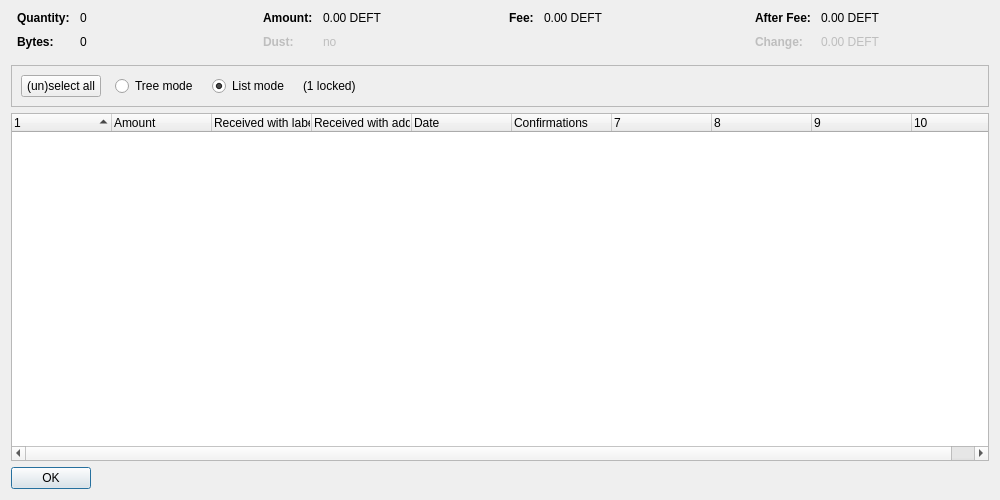
<?xml version="1.0" encoding="UTF-8"?>
<ui version="4.0">
 <class>CoinControlDialog</class>
 <widget class="QDialog" name="CoinControlDialog">
  <property name="geometry">
   <rect>
    <x>0</x>
    <y>0</y>
    <width>1000</width>
    <height>500</height>
   </rect>
  </property>
  <property name="windowTitle">
   <string>Coin Selection</string>
  </property>
  <layout class="QVBoxLayout" name="verticalLayout">
   <item>
    <layout class="QHBoxLayout" name="horizontalLayoutTop" stretch="0,0,0,0">
     <property name="topMargin">
      <number>0</number>
     </property>
     <property name="bottomMargin">
      <number>10</number>
     </property>
     <item>
      <layout class="QFormLayout" name="formLayoutCoinControl1">
       <property name="horizontalSpacing">
        <number>10</number>
       </property>
       <property name="verticalSpacing">
        <number>10</number>
       </property>
       <property name="leftMargin">
        <number>6</number>
       </property>
       <property name="rightMargin">
        <number>6</number>
       </property>
       <item row="0" column="0">
        <widget class="QLabel" name="labelCoinControlQuantityText">
         <property name="font">
          <font>
           <weight>75</weight>
           <bold>true</bold>
          </font>
         </property>
         <property name="text">
          <string>Quantity:</string>
         </property>
        </widget>
       </item>
       <item row="0" column="1">
        <widget class="QLabel" name="labelCoinControlQuantity">
         <property name="cursor">
          <cursorShape>IBeamCursor</cursorShape>
         </property>
         <property name="contextMenuPolicy">
          <enum>Qt::ActionsContextMenu</enum>
         </property>
         <property name="text">
          <string notr="true">0</string>
         </property>
         <property name="textInteractionFlags">
          <set>Qt::LinksAccessibleByMouse|Qt::TextSelectableByKeyboard|Qt::TextSelectableByMouse</set>
         </property>
        </widget>
       </item>
       <item row="1" column="0">
        <widget class="QLabel" name="labelCoinControlBytesText">
         <property name="font">
          <font>
           <weight>75</weight>
           <bold>true</bold>
          </font>
         </property>
         <property name="text">
          <string>Bytes:</string>
         </property>
        </widget>
       </item>
       <item row="1" column="1">
        <widget class="QLabel" name="labelCoinControlBytes">
         <property name="cursor">
          <cursorShape>IBeamCursor</cursorShape>
         </property>
         <property name="contextMenuPolicy">
          <enum>Qt::ActionsContextMenu</enum>
         </property>
         <property name="text">
          <string notr="true">0</string>
         </property>
         <property name="textInteractionFlags">
          <set>Qt::LinksAccessibleByMouse|Qt::TextSelectableByKeyboard|Qt::TextSelectableByMouse</set>
         </property>
        </widget>
       </item>
      </layout>
     </item>
     <item>
      <layout class="QFormLayout" name="formLayoutCoinControl2">
       <property name="horizontalSpacing">
        <number>10</number>
       </property>
       <property name="verticalSpacing">
        <number>10</number>
       </property>
       <property name="leftMargin">
        <number>6</number>
       </property>
       <property name="rightMargin">
        <number>6</number>
       </property>
       <item row="0" column="0">
        <widget class="QLabel" name="labelCoinControlAmountText">
         <property name="font">
          <font>
           <weight>75</weight>
           <bold>true</bold>
          </font>
         </property>
         <property name="text">
          <string>Amount:</string>
         </property>
        </widget>
       </item>
       <item row="0" column="1">
        <widget class="QLabel" name="labelCoinControlAmount">
         <property name="cursor">
          <cursorShape>IBeamCursor</cursorShape>
         </property>
         <property name="contextMenuPolicy">
          <enum>Qt::ActionsContextMenu</enum>
         </property>
         <property name="text">
          <string notr="true">0.00 DEFT</string>
         </property>
         <property name="textInteractionFlags">
          <set>Qt::LinksAccessibleByMouse|Qt::TextSelectableByKeyboard|Qt::TextSelectableByMouse</set>
         </property>
        </widget>
       </item>
       <item row="1" column="0">
        <widget class="QLabel" name="labelCoinControlLowOutputText">
         <property name="enabled">
          <bool>false</bool>
         </property>
         <property name="font">
          <font>
           <weight>75</weight>
           <bold>true</bold>
          </font>
         </property>
         <property name="text">
          <string>Dust:</string>
         </property>
        </widget>
       </item>
       <item row="1" column="1">
        <widget class="QLabel" name="labelCoinControlLowOutput">
         <property name="enabled">
          <bool>false</bool>
         </property>
         <property name="cursor">
          <cursorShape>IBeamCursor</cursorShape>
         </property>
         <property name="contextMenuPolicy">
          <enum>Qt::ActionsContextMenu</enum>
         </property>
         <property name="text">
          <string notr="true">no</string>
         </property>
         <property name="textInteractionFlags">
          <set>Qt::LinksAccessibleByMouse|Qt::TextSelectableByKeyboard|Qt::TextSelectableByMouse</set>
         </property>
        </widget>
       </item>
      </layout>
     </item>
     <item>
      <layout class="QFormLayout" name="formLayoutCoinControl3">
       <property name="horizontalSpacing">
        <number>10</number>
       </property>
       <property name="verticalSpacing">
        <number>10</number>
       </property>
       <property name="leftMargin">
        <number>6</number>
       </property>
       <property name="rightMargin">
        <number>6</number>
       </property>
       <item row="0" column="0">
        <widget class="QLabel" name="labelCoinControlFeeText">
         <property name="font">
          <font>
           <weight>75</weight>
           <bold>true</bold>
          </font>
         </property>
         <property name="text">
          <string>Fee:</string>
         </property>
        </widget>
       </item>
       <item row="0" column="1">
        <widget class="QLabel" name="labelCoinControlFee">
         <property name="cursor">
          <cursorShape>IBeamCursor</cursorShape>
         </property>
         <property name="contextMenuPolicy">
          <enum>Qt::ActionsContextMenu</enum>
         </property>
         <property name="text">
          <string notr="true">0.00 DEFT</string>
         </property>
         <property name="textInteractionFlags">
          <set>Qt::LinksAccessibleByMouse|Qt::TextSelectableByKeyboard|Qt::TextSelectableByMouse</set>
         </property>
        </widget>
       </item>
      </layout>
     </item>
     <item>
      <layout class="QFormLayout" name="formLayoutCoinControl4">
       <property name="horizontalSpacing">
        <number>10</number>
       </property>
       <property name="verticalSpacing">
        <number>10</number>
       </property>
       <property name="leftMargin">
        <number>6</number>
       </property>
       <property name="rightMargin">
        <number>6</number>
       </property>
       <item row="0" column="0">
        <widget class="QLabel" name="labelCoinControlAfterFeeText">
         <property name="font">
          <font>
           <weight>75</weight>
           <bold>true</bold>
          </font>
         </property>
         <property name="text">
          <string>After Fee:</string>
         </property>
        </widget>
       </item>
       <item row="0" column="1">
        <widget class="QLabel" name="labelCoinControlAfterFee">
         <property name="cursor">
          <cursorShape>IBeamCursor</cursorShape>
         </property>
         <property name="contextMenuPolicy">
          <enum>Qt::ActionsContextMenu</enum>
         </property>
         <property name="text">
          <string notr="true">0.00 DEFT</string>
         </property>
         <property name="textInteractionFlags">
          <set>Qt::LinksAccessibleByMouse|Qt::TextSelectableByKeyboard|Qt::TextSelectableByMouse</set>
         </property>
        </widget>
       </item>
       <item row="1" column="0">
        <widget class="QLabel" name="labelCoinControlChangeText">
         <property name="enabled">
          <bool>false</bool>
         </property>
         <property name="font">
          <font>
           <weight>75</weight>
           <bold>true</bold>
          </font>
         </property>
         <property name="text">
          <string>Change:</string>
         </property>
        </widget>
       </item>
       <item row="1" column="1">
        <widget class="QLabel" name="labelCoinControlChange">
         <property name="enabled">
          <bool>false</bool>
         </property>
         <property name="cursor">
          <cursorShape>IBeamCursor</cursorShape>
         </property>
         <property name="contextMenuPolicy">
          <enum>Qt::ActionsContextMenu</enum>
         </property>
         <property name="text">
          <string notr="true">0.00 DEFT</string>
         </property>
         <property name="textInteractionFlags">
          <set>Qt::LinksAccessibleByMouse|Qt::TextSelectableByKeyboard|Qt::TextSelectableByMouse</set>
         </property>
        </widget>
       </item>
      </layout>
     </item>
    </layout>
   </item>
   <item>
    <widget class="QFrame" name="frame">
     <property name="minimumSize">
      <size>
       <width>0</width>
       <height>40</height>
      </size>
     </property>
     <property name="frameShape">
      <enum>QFrame::StyledPanel</enum>
     </property>
     <property name="frameShadow">
      <enum>QFrame::Sunken</enum>
     </property>
     <layout class="QHBoxLayout" name="horizontalLayout">
      <item>
       <layout class="QHBoxLayout" name="horizontalLayoutPanel" stretch="0,0,0,0,0">
        <property name="spacing">
         <number>14</number>
        </property>
        <item>
         <widget class="QPushButton" name="pushButtonSelectAll">
          <property name="sizePolicy">
           <sizepolicy hsizetype="Maximum" vsizetype="Fixed">
            <horstretch>0</horstretch>
            <verstretch>0</verstretch>
           </sizepolicy>
          </property>
          <property name="text">
           <string>(un)select all</string>
          </property>
          <property name="autoDefault">
           <bool>false</bool>
          </property>
         </widget>
        </item>
        <item>
         <widget class="QRadioButton" name="radioTreeMode">
          <property name="sizePolicy">
           <sizepolicy hsizetype="Maximum" vsizetype="Fixed">
            <horstretch>0</horstretch>
            <verstretch>0</verstretch>
           </sizepolicy>
          </property>
          <property name="text">
           <string>Tree mode</string>
          </property>
         </widget>
        </item>
        <item>
         <widget class="QRadioButton" name="radioListMode">
          <property name="sizePolicy">
           <sizepolicy hsizetype="Maximum" vsizetype="Fixed">
            <horstretch>0</horstretch>
            <verstretch>0</verstretch>
           </sizepolicy>
          </property>
          <property name="text">
           <string>List mode</string>
          </property>
          <property name="checked">
           <bool>true</bool>
          </property>
         </widget>
        </item>
        <item>
         <widget class="QLabel" name="labelLocked">
          <property name="text">
           <string notr="true">(1 locked)</string>
          </property>
         </widget>
        </item>
        <item>
         <spacer name="horizontalSpacer">
          <property name="orientation">
           <enum>Qt::Horizontal</enum>
          </property>
          <property name="sizeHint" stdset="0">
           <size>
            <width>40</width>
            <height>20</height>
           </size>
          </property>
         </spacer>
        </item>
       </layout>
      </item>
     </layout>
    </widget>
   </item>
   <item>
    <widget class="CoinControlTreeWidget" name="treeWidget">
     <property name="contextMenuPolicy">
      <enum>Qt::CustomContextMenu</enum>
     </property>
     <property name="sortingEnabled">
      <bool>false</bool>
     </property>
     <property name="columnCount">
      <number>10</number>
     </property>
     <attribute name="headerShowSortIndicator" stdset="0">
      <bool>true</bool>
     </attribute>
     <attribute name="headerStretchLastSection">
      <bool>false</bool>
     </attribute>
     <column>
      <property name="text">
       <string/>
      </property>
     </column>
     <column>
      <property name="text">
       <string>Amount</string>
      </property>
     </column>
     <column>
      <property name="text">
       <string>Received with label</string>
      </property>
     </column>
     <column>
      <property name="text">
       <string>Received with address</string>
      </property>
     </column>
     <column>
      <property name="text">
       <string>Date</string>
      </property>
     </column>
     <column>
      <property name="text">
       <string>Confirmations</string>
      </property>
      <property name="toolTip">
       <string>Confirmed</string>
      </property>
     </column>
     <column>
      <property name="text">
       <string/>
      </property>
     </column>
     <column>
      <property name="text">
       <string/>
      </property>
     </column>
     <column>
      <property name="text">
       <string/>
      </property>
     </column>
     <column>
      <property name="text">
       <string/>
      </property>
     </column>
    </widget>
   </item>
   <item>
    <widget class="QDialogButtonBox" name="buttonBox">
     <property name="sizePolicy">
      <sizepolicy hsizetype="Maximum" vsizetype="Fixed">
       <horstretch>0</horstretch>
       <verstretch>0</verstretch>
      </sizepolicy>
     </property>
     <property name="orientation">
      <enum>Qt::Horizontal</enum>
     </property>
     <property name="standardButtons">
      <set>QDialogButtonBox::Ok</set>
     </property>
    </widget>
   </item>
  </layout>
 </widget>
 <customwidgets>
  <customwidget>
   <class>CoinControlTreeWidget</class>
   <extends>QTreeWidget</extends>
   <header>coincontroltreewidget.h</header>
  </customwidget>
 </customwidgets>
 <resources/>
 <connections/>
</ui>
